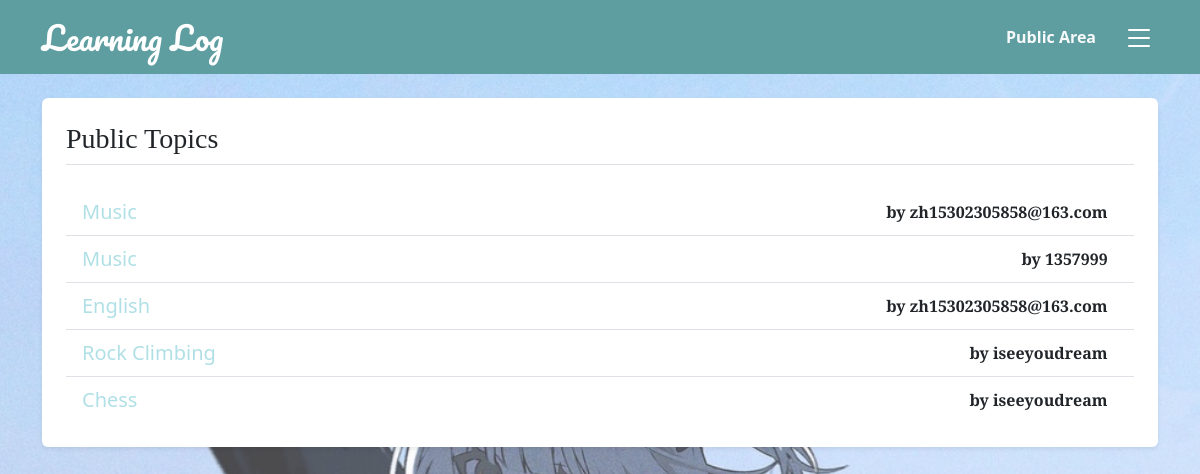
Before: /public_topics/ with the older database file.
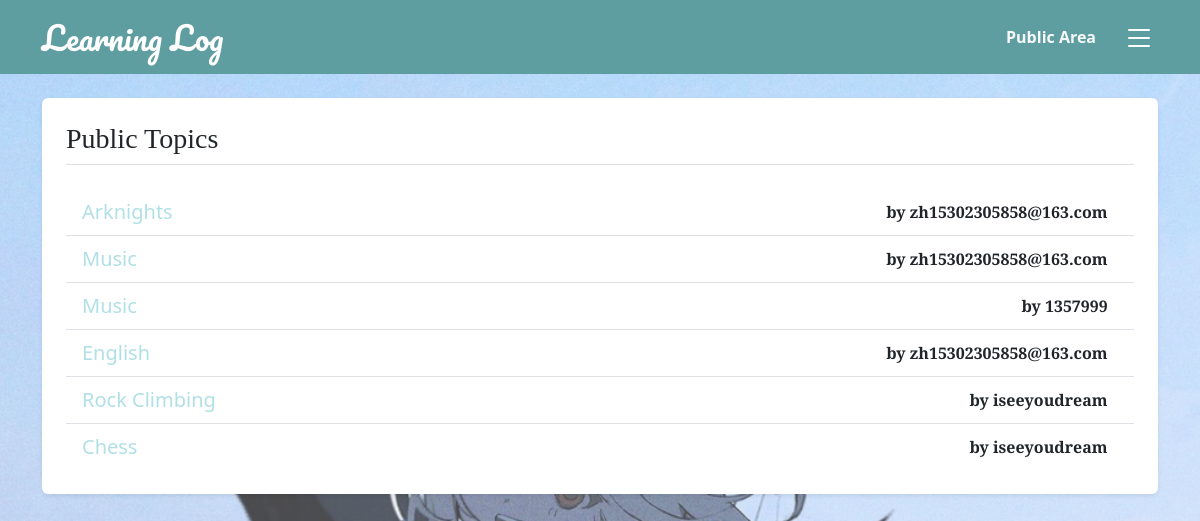
After: the same page with the newer database file.
### learning_app/models.py (models this page shows, shortened)
class Topic(models.Model):
    txt = models.CharField(max_length=200)
    date_added = models.DateTimeField(auto_now_add=True)
    owner = models.ForeignKey(User, on_delete=models.CASCADE)
    is_public = models.BooleanField(default=True,verbose_name="Is public?")

### learning_app/views.py (the view)
# urls.py: path('public_topics/', public_topics, name='public_topics'),
def public_topics(request):
    topics = Topic.objects.filter(is_public=True).order_by('-date_added')
    context = {'topics': topics}
    return render(request, 'learning_app/public_topics.html', context)

### learning_app/context_processors.py (called while the page is built)
def global_announcement(request):
    announcements = Announcement.objects.filter(is_active=True).order_by('-updated_at').first()
    return {'site_announcement': announcements}

### templates/learning_app/public_topics.html
{% extends 'base.html' %}
{% block content %}
    <div class="p-4 mb-4 bg-white rounded shadow-sm">
        <h3 class="border-bottom pb-2 mb-4" style="font-family: 'Playfair Display', serif;">
            Public Topics
        </h3>
        <ul class="list-group list-group-flush">
            {% for topic in topics %}
                <li class="list-group-item d-flex justify-content-between align-items-center">
                    <a href="{% url 'learning_app:topic' topic.id %}" class="fs-5" style="color: #B0E0E6 ; text-decoration: none;">
                        {{ topic.txt }}
                    </a>
                    <small class="badge text-dark rounded-pill fs-6"
                           style="font-family: 'Playfair Display', serif;'"
                           title="{{ topic.owner.username }}">
                        by {{ topic.owner.username }}
                    </small>
                </li>
            {% empty %}
                <li class="list-group-item text-muted">
                    There aren't any public topics here yet.
                </li>
            {% endfor %}
        </ul>
    </div>
{% endblock content %}

Changed rows visible on the page:
added Topic: txt "Arknights", owner.username "zh15302305858@163.com"
